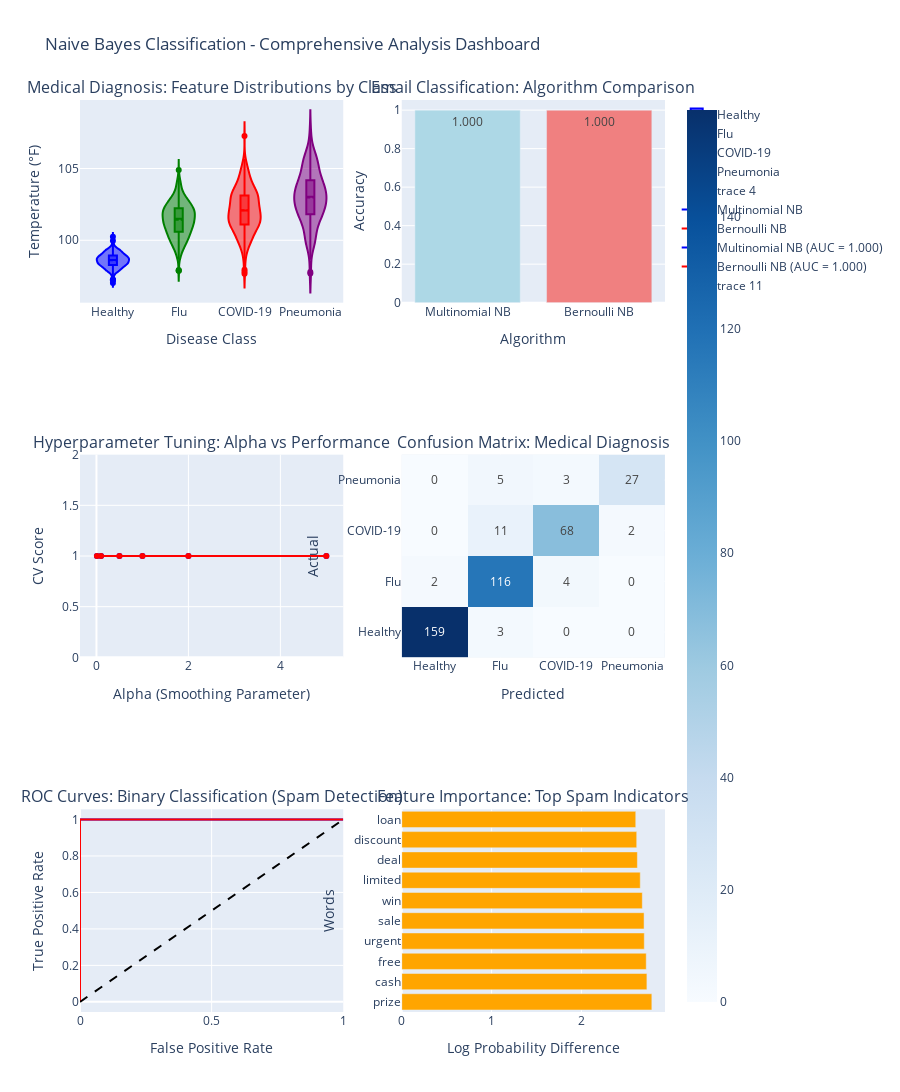

Here is the notebook cell this chart was saved with:
### Code cell
# 3. COMPREHENSIVE NAIVE BAYES VISUALIZATION DASHBOARD
print(" 3. COMPREHENSIVE NAIVE BAYES VISUALIZATION DASHBOARD")
print("="*58)

# Create comprehensive dashboard
fig = make_subplots(
 rows=3, cols=2,
 subplot_titles=[
 'Medical Diagnosis: Feature Distributions by Class',
 'Email Classification: Algorithm Comparison',
 'Hyperparameter Tuning: Alpha vs Performance',
 'Confusion Matrix: Medical Diagnosis',
 'ROC Curves: Binary Classification (Spam Detection)',
 'Feature Importance: Top Spam Indicators'
 ],
 specs=[[{"secondary_y": False}, {"secondary_y": False}],
 [{"secondary_y": False}, {"type": "heatmap"}],
 [{"secondary_y": False}, {"secondary_y": False}]]
)

# 1. Medical feature distributions
colors = ['blue', 'green', 'red', 'purple']
diseases = ['Healthy', 'Flu', 'COVID-19', 'Pneumonia']

for i, disease in enumerate(diseases):
    disease_data = medical_df[medical_df['diagnosis'] == disease]
    fig.add_trace(
        go.Violin(
            y=disease_data['temperature'],
            name=disease,
            line_color=colors[i],
            box_visible=True,
            meanline_visible=True
        ),
        row=1, col=1
    )

# 2. Algorithm comparison
algorithms = ['Multinomial NB', 'Bernoulli NB']
accuracies = [
 accuracy_score(y_email_test, y_email_pred_mnb_best),
 accuracy_score(y_email_test, y_email_pred_bnb_best)
]

fig.add_trace(
 go.Bar(
 x=algorithms,
 y=accuracies,
 marker_color=['lightblue', 'lightcoral'],
 text=[f'{acc:.3f}' for acc in accuracies],
 textposition='auto'
 ),
 row=1, col=2
)

# 3. Hyperparameter tuning curves
fig.add_trace(
 go.Scatter(
 x=alpha_values,
 y=mnb_scores,
 mode='lines+markers',
 name='Multinomial NB',
 line=dict(color='blue')
 ),
 row=2, col=1
)

fig.add_trace(
 go.Scatter(
 x=alpha_values,
 y=bnb_scores,
 mode='lines+markers',
 name='Bernoulli NB',
 line=dict(color='red')
 ),
 row=2, col=1
)

# 4. Confusion matrix for medical diagnosis
cm_medical = confusion_matrix(y_med_test, y_med_pred)
fig.add_trace(
 go.Heatmap(
 z=cm_medical,
 x=diseases,
 y=diseases,
 colorscale='Blues',
 text=cm_medical,
 texttemplate='%{text}',
 hovertemplate='Predicted: %{x}<br>Actual: %{y}<br>Count: %{z}<extra></extra>'
 ),
 row=2, col=2
)

# 5. ROC curves for spam detection
# Multinomial NB ROC
y_score_mnb = mnb_best.predict_proba(X_email_tfidf_test)[:, 1]
fpr_mnb, tpr_mnb, _ = roc_curve(y_email_test, y_score_mnb)
auc_mnb = auc(fpr_mnb, tpr_mnb)

fig.add_trace(
 go.Scatter(
 x=fpr_mnb,
 y=tpr_mnb,
 mode='lines',
 name=f'Multinomial NB (AUC = {auc_mnb:.3f})',
 line=dict(color='blue')
 ),
 row=3, col=1
)

# Bernoulli NB ROC
y_score_bnb = bnb_best.predict_proba(X_email_bin_test)[:, 1]
fpr_bnb, tpr_bnb, _ = roc_curve(y_email_test, y_score_bnb)
auc_bnb = auc(fpr_bnb, tpr_bnb)

fig.add_trace(
 go.Scatter(
 x=fpr_bnb,
 y=tpr_bnb,
 mode='lines',
 name=f'Bernoulli NB (AUC = {auc_bnb:.3f})',
 line=dict(color='red')
 ),
 row=3, col=1
)

# Diagonal line
fig.add_trace(
 go.Scatter(
 x=[0, 1],
 y=[0, 1],
 mode='lines',
 line=dict(dash='dash', color='black'),
 name='Random Classifier',
 showlegend=False
 ),
 row=3, col=1
)

# 6. Feature importance for spam detection
top_words = [feature_names[idx] for idx in reversed(top_spam_indices[-10:])]
top_importance = [feature_importance[idx] for idx in reversed(top_spam_indices[-10:])]

fig.add_trace(
 go.Bar(
 x=top_importance,
 y=top_words,
 orientation='h',
 marker_color='orange'
 ),
 row=3, col=2
)

# Update layout
fig.update_layout(
 height=1200,
 title="Naive Bayes Classification - Comprehensive Analysis Dashboard",
 showlegend=True
)

# Update axis labels
fig.update_yaxes(title_text="Temperature (°F)", row=1, col=1)
fig.update_yaxes(title_text="Accuracy", row=1, col=2)
fig.update_yaxes(title_text="CV Score", row=2, col=1)
fig.update_yaxes(title_text="Actual", row=2, col=2)
fig.update_yaxes(title_text="True Positive Rate", row=3, col=1)
fig.update_yaxes(title_text="Words", row=3, col=2)

fig.update_xaxes(title_text="Disease Class", row=1, col=1)
fig.update_xaxes(title_text="Algorithm", row=1, col=2)
fig.update_xaxes(title_text="Alpha (Smoothing Parameter)", row=2, col=1)
fig.update_xaxes(title_text="Predicted", row=2, col=2)
fig.update_xaxes(title_text="False Positive Rate", row=3, col=1)
fig.update_xaxes(title_text="Log Probability Difference", row=3, col=2)

fig.show()

### Figure 1 — Plotly figure (JSON) as saved in the notebook; plotly's stock layout.template omitted (floating-point values rounded to 4 significant figures; data arrays with more than 128 entries replaced by an {"elided": "..."} marker saying what was removed)
{"data": [{"box": {"visible": true}, "line": {"color": "blue"}, "meanline": {"visible": true}, "name": "Healthy", "type": "violin", "xaxis": "x", "y": {"elided": "811 float values"}, "yaxis": "y"}, {"box": {"visible": true}, "line": {"color": "green"}, "meanline": {"visible": true}, "name": "Flu", "type": "violin", "xaxis": "x", "y": {"elided": "610 float values"}, "yaxis": "y"}, {"box": {"visible": true}, "line": {"color": "red"}, "meanline": {"visible": true}, "name": "COVID-19", "type": "violin", "xaxis": "x", "y": {"elided": "404 float values"}, "yaxis": "y"}, {"box": {"visible": true}, "line": {"color": "purple"}, "meanline": {"visible": true}, "name": "Pneumonia", "type": "violin", "xaxis": "x", "y": {"elided": "175 float values"}, "yaxis": "y"}, {"marker": {"color": ["lightblue", "lightcoral"]}, "text": ["1.000", "1.000"], "textposition": "auto", "type": "bar", "x": ["Multinomial NB", "Bernoulli NB"], "xaxis": "x2", "y": [1, 1], "yaxis": "y2"}, {"line": {"color": "blue"}, "mode": "lines+markers", "name": "Multinomial NB", "type": "scatter", "x": [0.01, 0.1, 0.5, 1, 2, 5], "xaxis": "x3", "y": [1, 1, 1, 1, 1, 1], "yaxis": "y3"}, {"line": {"color": "red"}, "mode": "lines+markers", "name": "Bernoulli NB", "type": "scatter", "x": [0.01, 0.1, 0.5, 1, 2, 5], "xaxis": "x3", "y": [1, 1, 1, 1, 1, 1], "yaxis": "y3"}, {"colorscale": [[0, "rgb(247,251,255)"], [0.125, "rgb(222,235,247)"], [0.25, "rgb(198,219,239)"], [0.375, "rgb(158,202,225)"], [0.5, "rgb(107,174,214)"], [0.625, "rgb(66,146,198)"], [0.75, "rgb(33,113,181)"], [0.875, "rgb(8,81,156)"], [1, "rgb(8,48,107)"]], "hovertemplate": "Predicted: %{x}<br>Actual: %{y}<br>Count: %{z}<extra></extra>", "text": [[159, 3, 0, 0], [2, 116, 4, 0], [0, 11, 68, 2], [0, 5, 3, 27]], "texttemplate": "%{text}", "type": "heatmap", "x": ["Healthy", "Flu", "COVID-19", "Pneumonia"], "xaxis": "x4", "y": ["Healthy", "Flu", "COVID-19", "Pneumonia"], "yaxis": "y4", "z": [[159, 3, 0, 0], [2, 116, 4, 0], [0, 11, 68, 2], [0, 5, 3, 27]]}, {"line": {"color": "blue"}, "mode": "lines", "name": "Multinomial NB (AUC = 1.000)", "type": "scatter", "x": [0.0, 0.0, 0.0, 1.0], "xaxis": "x5", "y": [0.0, 0.005682, 1.0, 1.0], "yaxis": "y5"}, {"line": {"color": "red"}, "mode": "lines", "name": "Bernoulli NB (AUC = 1.000)", "type": "scatter", "x": [0.0, 0.0, 0.0, 0.0, 0.0, 0.0, 0.0, 0.0, 0.0, 0.0, 0.0, 0.0, 0.3113, 0.316, 0.4693, 0.4741, 0.5, 0.5047, 0.5354, 0.5401, 0.5873, 0.5967, 0.6132, 0.6179, 0.6226, 0.6274, 0.6321, 0.6368, 0.6486, 0.6533, 0.7241, 0.7335, 0.7453, 0.7547, 0.7618, 0.7712, 0.7807, 0.7877, 0.7972, 0.8019, 0.809, 0.8184, 0.8231, 0.8255, 0.8325, 0.8349, 0.8396, 0.8467, 0.8514, 0.8538, 0.8632, 0.8703, 0.8797, 0.8939, 0.9033, 0.9127, 0.9316, 0.9505, 0.9552, 1.0], "xaxis": "x5", "y": [0.0, 0.375, 0.4034, 0.4205, 0.4773, 0.483, 0.4943, 0.5057, 0.5284, 0.5682, 0.5795, 1.0, 1.0, 1.0, 1.0, 1.0, 1.0, 1.0, 1.0, 1.0, 1.0, 1.0, 1.0, 1.0, 1.0, 1.0, 1.0, 1.0, 1.0, 1.0, 1.0, 1.0, 1.0, 1.0, 1.0, 1.0, 1.0, 1.0, 1.0, 1.0, 1.0, 1.0, 1.0, 1.0, 1.0, 1.0, 1.0, 1.0, 1.0, 1.0, 1.0, 1.0, 1.0, 1.0, 1.0, 1.0, 1.0, 1.0, 1.0, 1.0], "yaxis": "y5"}, {"line": {"color": "black", "dash": "dash"}, "mode": "lines", "name": "Random Classifier", "showlegend": false, "type": "scatter", "x": [0, 1], "xaxis": "x5", "y": [0, 1], "yaxis": "y5"}, {"marker": {"color": "orange"}, "orientation": "h", "type": "bar", "x": [2.784, 2.729, 2.721, 2.7, 2.697, 2.678, 2.655, 2.623, 2.615, 2.605], "xaxis": "x6", "y": ["prize", "cash", "free", "urgent", "sale", "win", "limited", "deal", "discount", "loan"], "yaxis": "y6"}], "layout": {"annotations": [{"font": {"size": 16}, "showarrow": false, "text": "Medical Diagnosis: Feature Distributions by Class", "x": 0.225, "xanchor": "center", "xref": "paper", "y": 1, "yanchor": "bottom", "yref": "paper"}, {"font": {"size": 16}, "showarrow": false, "text": "Email Classification: Algorithm Comparison", "x": 0.775, "xanchor": "center", "xref": "paper", "y": 1, "yanchor": "bottom", "yref": "paper"}, {"font": {"size": 16}, "showarrow": false, "text": "Hyperparameter Tuning: Alpha vs Performance", "x": 0.225, "xanchor": "center", "xref": "paper", "y": 0.6111, "yanchor": "bottom", "yref": "paper"}, {"font": {"size": 16}, "showarrow": false, "text": "Confusion Matrix: Medical Diagnosis", "x": 0.775, "xanchor": "center", "xref": "paper", "y": 0.6111, "yanchor": "bottom", "yref": "paper"}, {"font": {"size": 16}, "showarrow": false, "text": "ROC Curves: Binary Classification (Spam Detection)", "x": 0.225, "xanchor": "center", "xref": "paper", "y": 0.2222, "yanchor": "bottom", "yref": "paper"}, {"font": {"size": 16}, "showarrow": false, "text": "Feature Importance: Top Spam Indicators", "x": 0.775, "xanchor": "center", "xref": "paper", "y": 0.2222, "yanchor": "bottom", "yref": "paper"}], "height": 1200, "showlegend": true, "title": {"text": "Naive Bayes Classification - Comprehensive Analysis Dashboard"}, "xaxis": {"anchor": "y", "domain": [0, 0.45], "title": {"text": "Disease Class"}}, "xaxis2": {"anchor": "y2", "domain": [0.55, 1], "title": {"text": "Algorithm"}}, "xaxis3": {"anchor": "y3", "domain": [0, 0.45], "title": {"text": "Alpha (Smoothing Parameter)"}}, "xaxis4": {"anchor": "y4", "domain": [0.55, 1], "title": {"text": "Predicted"}}, "xaxis5": {"anchor": "y5", "domain": [0, 0.45], "title": {"text": "False Positive Rate"}}, "xaxis6": {"anchor": "y6", "domain": [0.55, 1], "title": {"text": "Log Probability Difference"}}, "yaxis": {"anchor": "x", "domain": [0.7778, 1], "title": {"text": "Temperature (°F)"}}, "yaxis2": {"anchor": "x2", "domain": [0.7778, 1], "title": {"text": "Accuracy"}}, "yaxis3": {"anchor": "x3", "domain": [0.3889, 0.6111], "title": {"text": "CV Score"}}, "yaxis4": {"anchor": "x4", "domain": [0.3889, 0.6111], "title": {"text": "Actual"}}, "yaxis5": {"anchor": "x5", "domain": [0, 0.2222], "title": {"text": "True Positive Rate"}}, "yaxis6": {"anchor": "x6", "domain": [0, 0.2222], "title": {"text": "Words"}}}}
